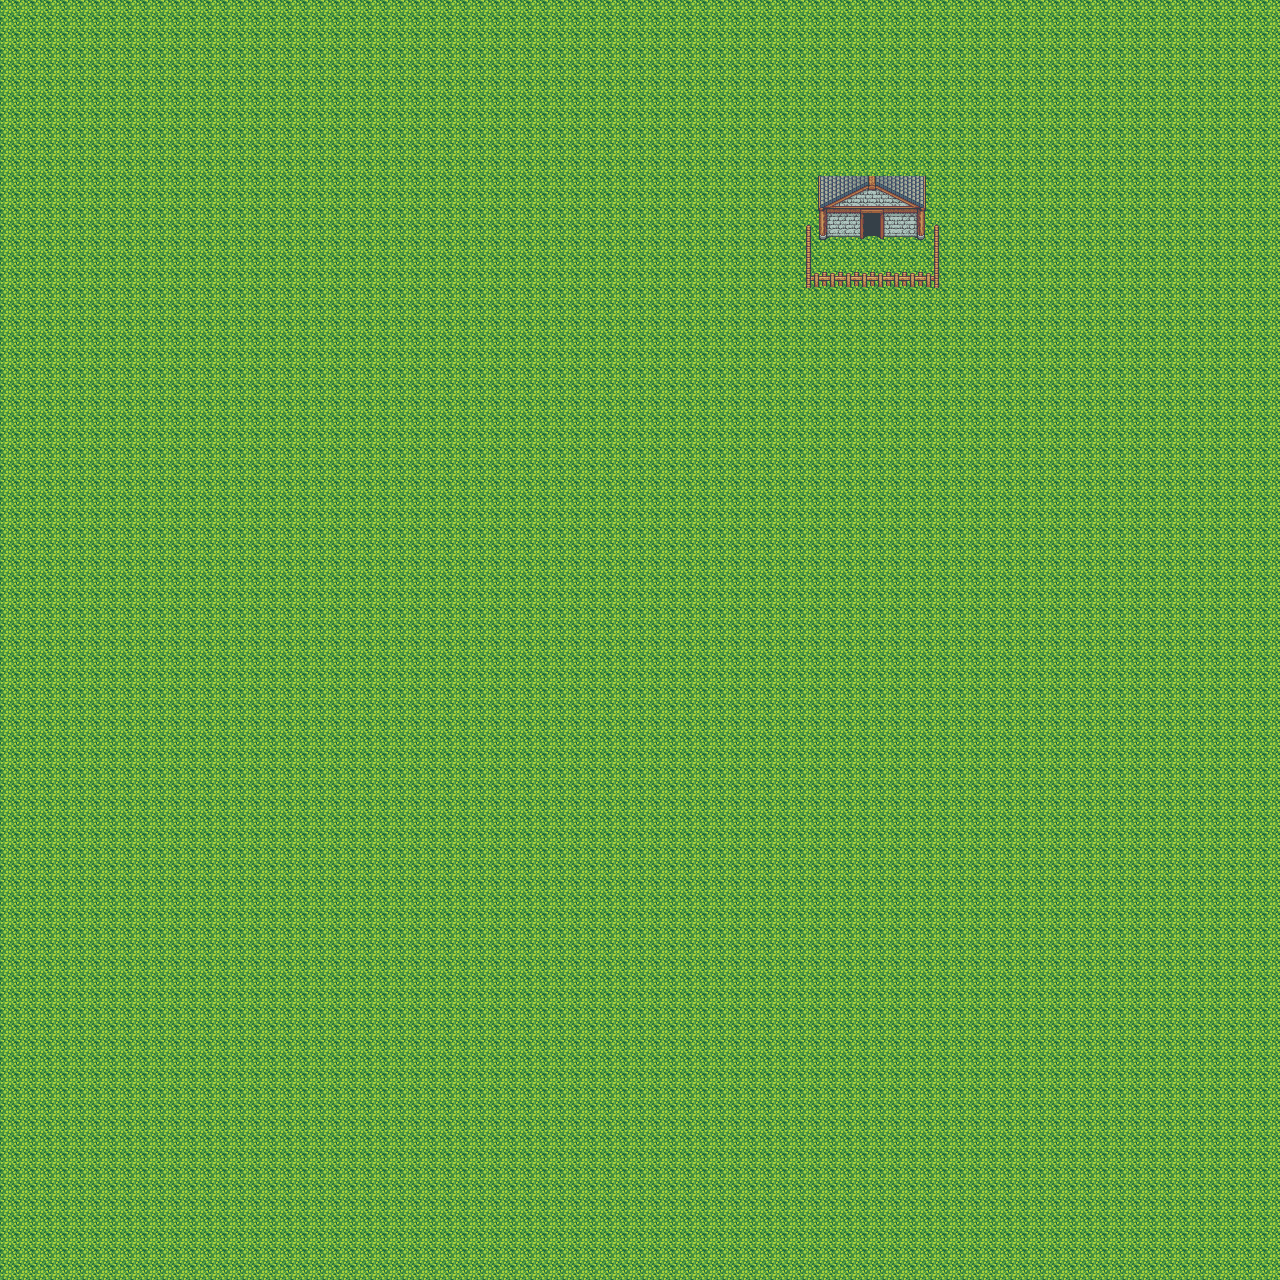

A level layout from a 2D game, rendered from its tile map. Below: a short description, then the map file with tile-grid data replaced by summaries:
An orthogonal 80x80 tile map with 16x16 px tiles, 3 tile layers (Tile Layer 1, Tile Layer 3, Tile Layer 2), 4 tilesets and 1 object (Travel).

<map version="1.8" tiledversion="1.8.6" orientation="orthogonal" renderorder="right-down" width="80" height="80" tilewidth="16" tileheight="16" infinite="0" nextlayerid="8" nextobjectid="10">
 <properties>
  <property name="LocationName" value="Outside" />
 </properties>
 <tileset firstgid="1" source="Tilesets/Inside.tsx" />
 <tileset firstgid="1681" source="Tilesets/Terrain.tsx" />
 <tileset firstgid="3163" source="Tilesets/House.tsx" />
 <tileset firstgid="5785" source="Tilesets/Outside.tsx" />
 <group id="2" name="Background">
  <layer id="1" name="Tile Layer 1" width="80" height="80">
   <data>[6400 cells, 6400 non-empty, 1 distinct tile ids]</data>
  </layer>
  <layer id="7" name="Tile Layer 3" width="80" height="80">
   <data>[6400 cells, 43 non-empty, 31 distinct tile ids]</data>
  </layer>
  <layer id="6" name="Tile Layer 2" width="80" height="80">
   <data>[6400 cells, 0 non-empty, 0 distinct tile ids]</data>
  </layer>
 </group>
 <objectgroup id="4" name="Guards" />
 <objectgroup id="5" name="Waypoints" />
 <objectgroup id="3" name="Triggers">
  <object id="1" name="Foyer" type="Travel" x="864" y="208" width="16" height="28">
   <properties>
    <property name="Direction" value="Down" />
    <property name="Label" value="Go Inside" />
   </properties>
  </object>
 </objectgroup>
</map>
